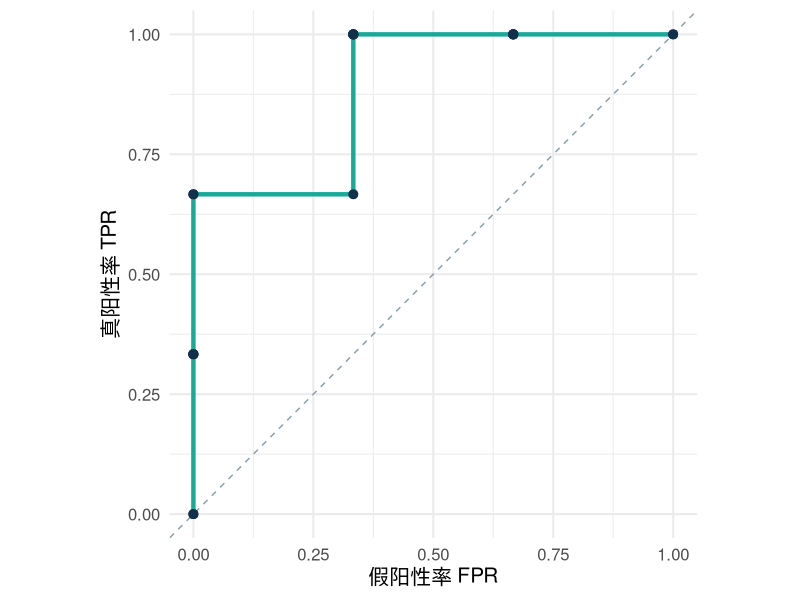

Generate this figure with R:
## ---- chunk 1
knitr::opts_chunk$set(
  echo = TRUE, collapse = TRUE, comment = "#>",
  fig.width = 8, fig.height = 4.5, fig.align = "center",
  warning = FALSE, message = FALSE
)
library(tidyverse)
## ---- chunk 2
area_circle <- function(r) {
  pi * r^2
}

r <- c(2, 4, 7)
round(area_circle(r), 2)
## ---- chunk 3
roc_data <- tibble(
  truth = c("Pos", "Pos", "Pos", "Neg", "Neg", "Neg"),
  prob  = c(.92, .73, .55, .61, .34, .08)
)

calc_roc <- function(threshold) {
  pred <- roc_data$prob >= threshold
  tibble(
    threshold = threshold,
    TPR = mean(pred[roc_data$truth == "Pos"]),
    FPR = mean(pred[roc_data$truth == "Neg"])
  )
}

calc_roc(.60)
## ---- chunk 4
thresholds <- seq(1, 0, by = -.05)

roc_points <- thresholds |>
  map_dfr(calc_roc)

roc_points |> slice_head(n = 5)
## ---- chunk 5
ggplot(roc_points, aes(FPR, TPR)) +
  geom_abline(linetype = 2, colour = "#8aa0ad") +
  geom_path(linewidth = 1.5, colour = "#18a999") +
  geom_point(size = 2.7, colour = "#12304a") +
  coord_equal() +
  labs(x = "假阳性率 FPR", y = "真阳性率 TPR") +
  theme_minimal(base_size = 15)
## ---- chunk 6
cyl_groups <- split(mtcars, mtcars$cyl)

# 第 2 步：对每组拟合 mpg ~ wt
models <- lapply(cyl_groups, function(df) {
  lm(mpg ~ wt, data = df)
})

# 第 3 步：逐个模型提取 R²
r_squared <- sapply(models, function(model) {
  summary(model)$r.squared
})

r_squared
## ---- chunk 7
models <- mtcars |>
  group_split(cyl) |>
  map(\(df) lm(mpg ~ wt, data = df))

models |>
  map_dbl(\(model) summary(model)$r.squared)
